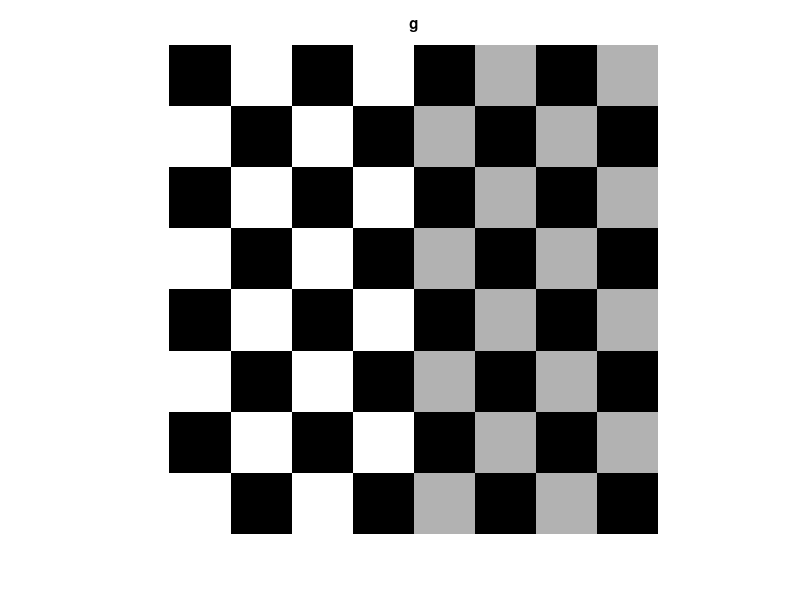
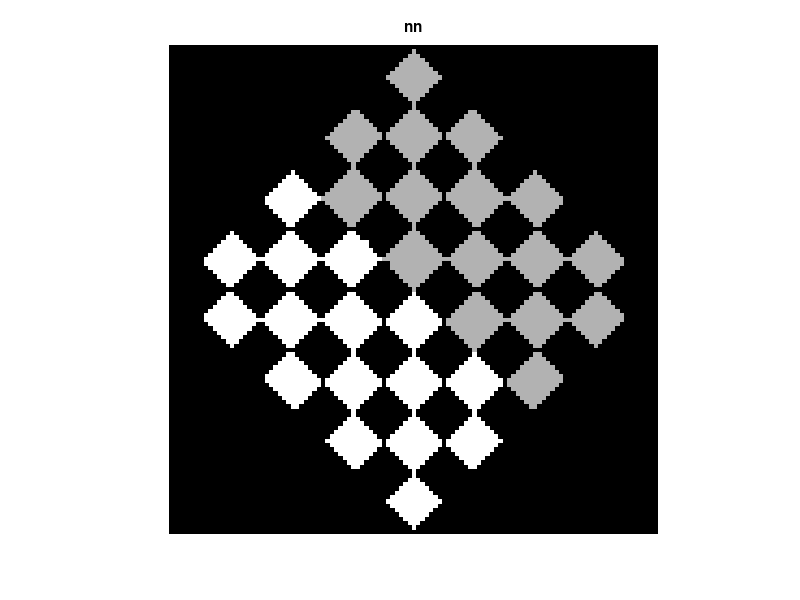
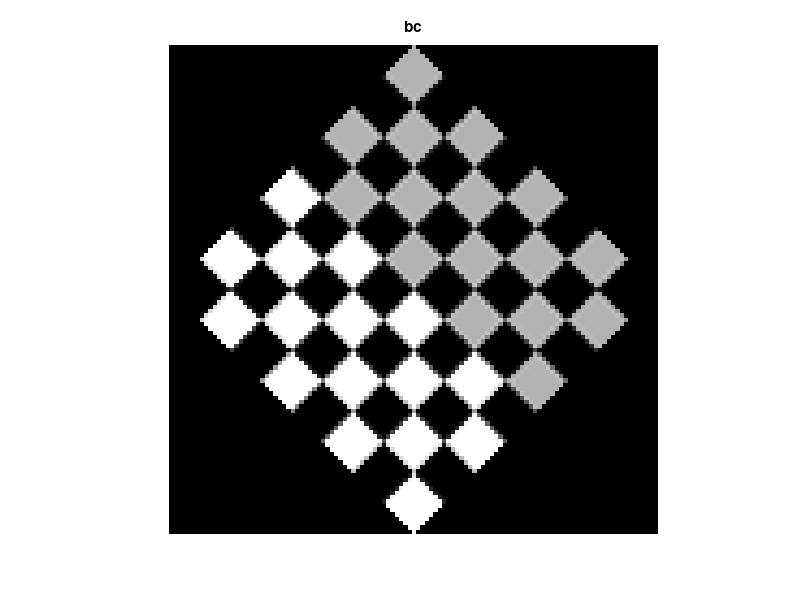

The MATLAB script that drew these images, in order:
% a02_08 [script]

clc, clear, close all

g = checkerboard;
figure
imshow(g), title('g')

gnn = imrotate(g, 45, 'nearest');
gbc = imrotate(g, 45, 'bicubic');

figure
imshow(gnn), title('nn')
figure
imshow(gbc), title('bc')